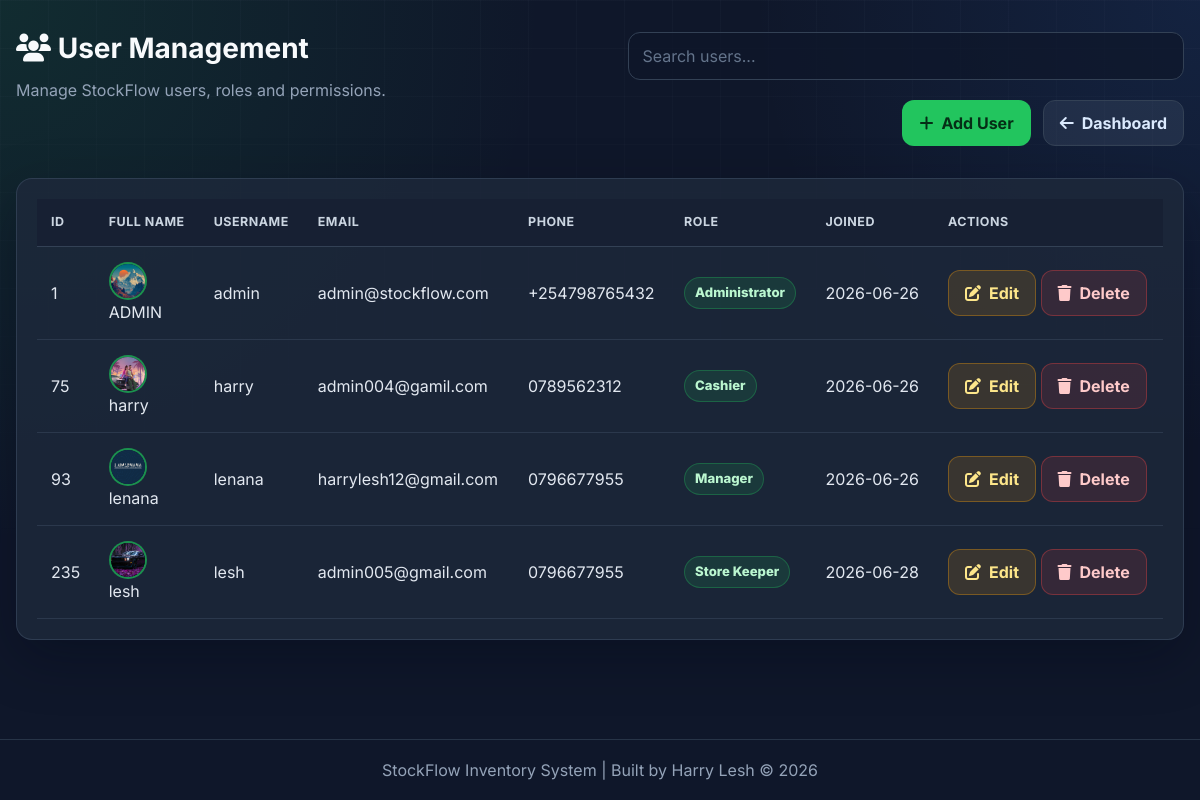
The app's page /users (signed in) with its own data.
### tables this page shows
CREATE TABLE users(
      id INTEGER PRIMARY KEY AUTOINCREMENT,
      username TEXT UNIQUE NOT NULL,
      password TEXT NOT NULL
    , full_name TEXT, email TEXT, phone TEXT, profile_picture TEXT, role TEXT DEFAULT 'Administrator', last_login TEXT, created_at TEXT);

### routes/users.py (the view)
@users_bp.route("/users")
@login_required
@roles_required("Administrator")
def users():
    if "user" not in session:
        return redirect("/")
    conn = get_connection()
    cursor = conn.cursor()
    cursor.execute("""
        SELECT
            id,
            full_name,
            username,
            email,
            phone,
            role,
            profile_picture,
            created_at
        FROM users
        ORDER BY full_name
    """)
    users = cursor.fetchall()
    conn.close()
    return render_template(
        "users.html",
        users=users
    )

### app.py (called while the page is built)
@app.context_processor
def inject_settings():
    conn = get_connection()
    cursor = conn.cursor()
    cursor.execute("""
        SELECT currency
        FROM settings
        LIMIT 1
    """)
    row = cursor.fetchone()
    conn.close()
    currency = "KES"
    if row and row[0]:
        currency = row[0]
    return dict(currency=currency)

### database/models.py (called while the page is built)
def get_connection():
    conn = sqlite3.connect(DB_NAME)
    conn.row_factory = sqlite3.Row
    return conn

### templates/users.html (shortened to what this page needs)
{% extends "layout.html" %}
{% block content %}
<div class="users-wrapper" id="mainContent">
    <div class="users-header">
        <div>
            <h1><i class="fas fa-users"></i> User Management</h1>
            <p>Manage StockFlow users, roles and permissions.</p>
        </div>
        <div class="users-actions">
            <input type="text" id="searchUser" placeholder="Search users...">
            <a href="/add-user" class="add-user-btn">
                <i class="fas fa-plus"></i> Add User
            </a>
            <a href="/dashboard" class="back-btn">
                <i class="fas fa-arrow-left"></i> Dashboard
            </a>
        </div>
    </div>
    <div class="users-table">
        <table>
            <thead>
                <tr>
                    <th>ID</th>
                    <th>Full Name</th>
                    <th>Username</th>
                    <th>Email</th>
                    <th>Phone</th>
                    <th>Role</th>
                    <th>Joined</th>
                    <th>Actions</th>
                </tr>
            </thead>
            <tbody id="userTable">
                {% for user in users %}
                <tr>
                    <td>{{ user[0] }}</td>
                    <td class="user-info">
                        {% if user[6] %}
                        <img src="{{ url_for('static', filename='uploads/users/' + user[6]) }}" class="table-avatar"
                            alt="Profile Picture">
                        {% else %}
                        <img src="{{ url_for('static', filename='images/default-user1.png') }}" class="table-avatar"
                            alt="Profile Picture">
                        {% endif %}
                        {{ user[1] }}
                    </td>
                    <td>{{ user[2] }}</td>
                    <td>{{ user[3] }}</td>
                    <td>{{ user[4] }}</td>
                    <td><span class="role-badge">{{ user[5] }}</span></td>
                    <td>
                        {% if user[7] %}
                        {{ user[7][:10] }}
                        {% else %}
                        N/A
                        {% endif %}
                    </td>
                    <td class="actions">
                        <a href="/edit-user/{{ user[0] }}" class="btn-edit">
                            <i class="fas fa-edit"></i> Edit
                        </a>
                        <a href="/delete_user/{{ user[0] }}" class="btn-delete"
                            onclick="return confirm('Delete this user?')">
                            <i class="fas fa-trash"></i> Delete
                        </a>
                    </td>
                </tr>
                {% endfor %}
            </tbody>
        </table>
    </div>
</div>
{% endblock %}

### records on screen
users: id "1", profile_picture (picture), full_name "ADMIN", username "admin", email "admin@stockflow.com", phone "+254798765432", role "Administrator", created_at "2026-06-26"
users: id "75", profile_picture (picture), full_name "harry", username "harry", email "admin004@gamil.com", phone "0789562312", role "Cashier", created_at "2026-06-26"
users: id "93", profile_picture (picture), full_name "lenana", username "lenana", email "harrylesh12@gmail.com", phone "0796677955", role "Manager", created_at "2026-06-26"
users: id "235", profile_picture (picture), full_name "lesh", username "lesh", email "admin005@gmail.com", phone "0796677955", role "Store Keeper", created_at "2026-06-28"
